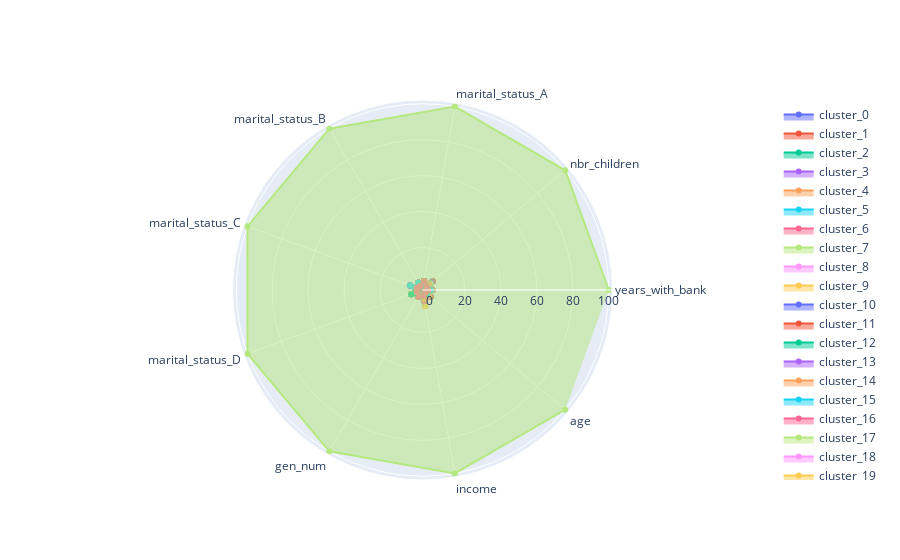

Notebook cell for this chart:
### Code cell
plot_radar_chart(data_sub)
